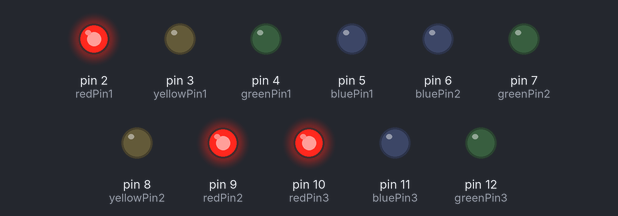
Simulated run of this sketch. Board: Arduino Uno, built with avr-gcc and run on an emulated ATmega328P. On the bench: output pins drawn as LEDs (lit = HIGH).

Above: at 0.5 s.
At 1.5 s:
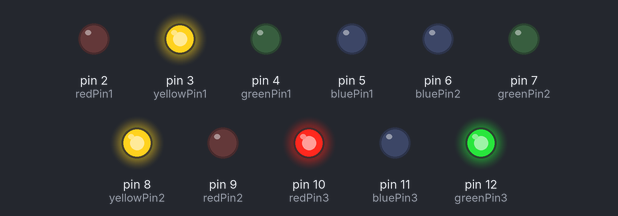
At 2.5 s:
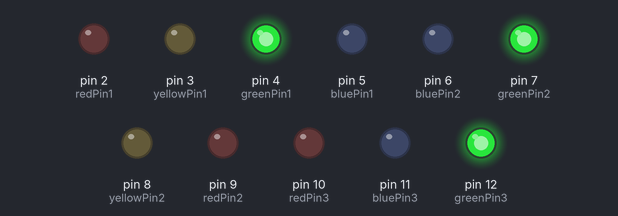
At 3.5 s:
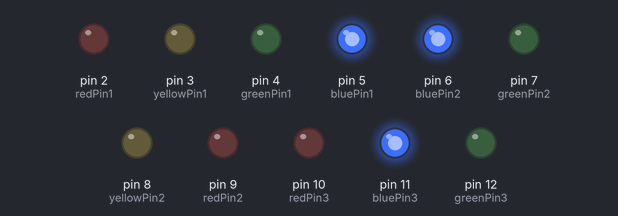
Timing chart, 0 to 5.2 s (numbered marks = the images above):
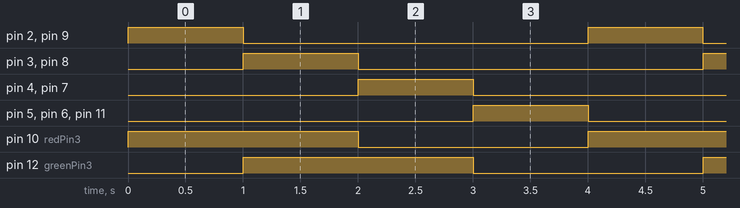

The sketch:

terrific_borwo_jaban1.ino
```cpp
// C++ code
//

int redPin1 = 2;
int redPin2 = 9;
int redPin3 = 10;
int greenPin1 = 4;
int greenPin2 = 7;
int greenPin3 = 12;
int bluePin1 = 5;
int bluePin2 = 6;
int bluePin3 = 11;
int yellowPin1 = 3;
int yellowPin2 = 8;


void setup()
{
  pinMode(redPin1, OUTPUT);
  pinMode(redPin2, OUTPUT);
	pinMode(redPin3, OUTPUT);
	pinMode(greenPin1, OUTPUT);
	pinMode(greenPin2, OUTPUT);
	pinMode(greenPin3, OUTPUT);
	pinMode(bluePin1, OUTPUT);
	pinMode(bluePin2, OUTPUT);
	pinMode(bluePin3, OUTPUT);
	pinMode(yellowPin1, OUTPUT);
	pinMode(yellowPin2, OUTPUT);
}

void loop()
{
  digitalWrite(redPin1, HIGH);
  digitalWrite(redPin2, HIGH);

  digitalWrite(redPin3, 252);
  digitalWrite(greenPin3, 0);
  digitalWrite(bluePin3, 0);
  delay(1000);

  digitalWrite(redPin1, LOW);
  digitalWrite(redPin2, LOW);

  digitalWrite(yellowPin1, HIGH);
  digitalWrite(yellowPin2, HIGH);

  digitalWrite(redPin3, 252);
  digitalWrite(greenPin3, 252);
  digitalWrite(bluePin3, 0);
  delay(1000);

  digitalWrite(yellowPin1, LOW);
  digitalWrite(yellowPin2, LOW);

  digitalWrite(greenPin1, HIGH);
  digitalWrite(greenPin2, HIGH);

  digitalWrite(redPin3, 0);
  digitalWrite(greenPin3, 252);
  digitalWrite(bluePin3, 0);
  delay(1000);

  digitalWrite(greenPin1, LOW);
  digitalWrite(greenPin2, LOW);

  digitalWrite(bluePin1, HIGH);
  digitalWrite(bluePin2, HIGH);

  digitalWrite(redPin3, 0);
  digitalWrite(greenPin3, 0);
  digitalWrite(bluePin3, 252);
  delay(1000);

  digitalWrite(bluePin1, LOW);
  digitalWrite(bluePin2, LOW);
}
```

Measured:
- by itself, pin 10 (redPin3), pin 12 (greenPin3): alternates HIGH for 2.0 s and LOW for 2.0 s
- by itself, pin 2 (redPin1), pin 3 (yellowPin1), pin 4 (greenPin1), pin 5 (bluePin1), pin 6 (bluePin2), pin 7 (greenPin2), pin 8 (yellowPin2), pin 9 (redPin2), pin 11 (bluePin3): alternates HIGH for 1.0 s and LOW for 3.0 s
- by itself, everything shown: repeats every 4.0 s, in 5 steps
